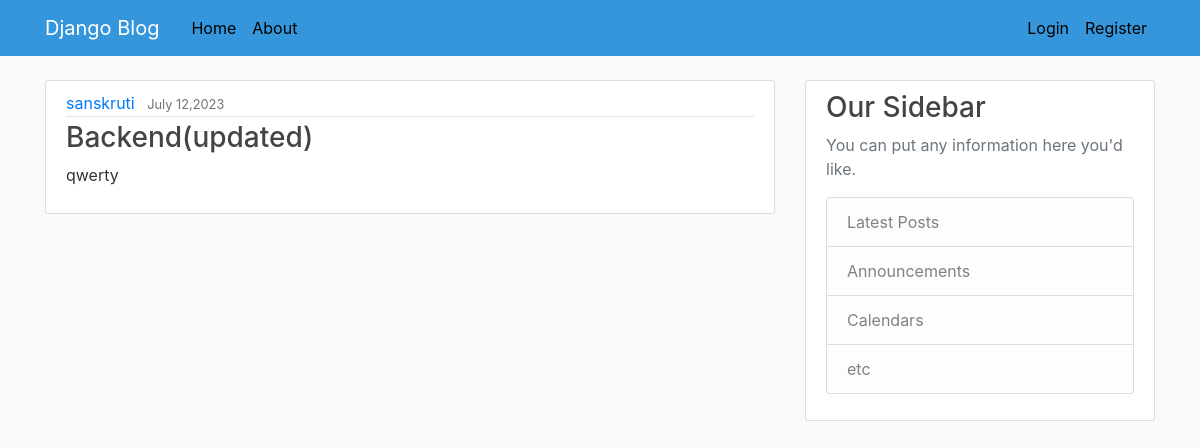
Screenshot of /post/2 with the database file from the repository.
### blog/models.py (models this page shows, shortened)
class Post(models.Model):
    title=models.CharField(max_length=100)
    content=models.TextField()
    date_posted=models.DateTimeField(default=timezone.now)
    author=models.ForeignKey(User,on_delete=models.CASCADE)

### blog/views.py (the view)
# urls.py: path('post/<int:pk>',postdetailview.as_view(),name='post-detail'),
class postdetailview(DetailView):
    model=Post

### blog/templates/blog/post_detail.html (shortened to what this page needs)
{% extends "blog/base.html" %}
{%block content%}
        <article class="media content-section">
          <div class="media-body">
            <div class="article-metadata">
              <a class="mr-2" href="{%url 'user-posts' object.author.username%}">{{ object.author }}</a>
              <small class="text-muted">{{ object.date_posted|date:"F d,Y" }}</small>
            </div>
            <h3 class="article-title">{{ object.title }}</h3>
            <p class="article-content">{{ object.content }}</p>
          </div>
        </article>
{%endblock content%}

### blog/static/blog/main.css (style rules this page uses)
body { background: #fafafa; color: #333333; margin-top: 5rem; }
h1, h2, h3, h4, h5, h6 { color: #444444; }
.content-section { background: #ffffff; padding: 10px 20px; border: 1px solid #dddddd; border-radius: 3px; margin-bottom: 20px; }
.article-title { color: #444444; }
.article-content { white-space: pre-line; }
.article-metadata { padding-bottom: 1px; margin-bottom: 4px; border-bottom: 1px solid #e3e3e3 }

### rows the page displays
Post: author "sanskruti", date_posted "July 12,2023", title "Backend(updated)", content "qwerty"
